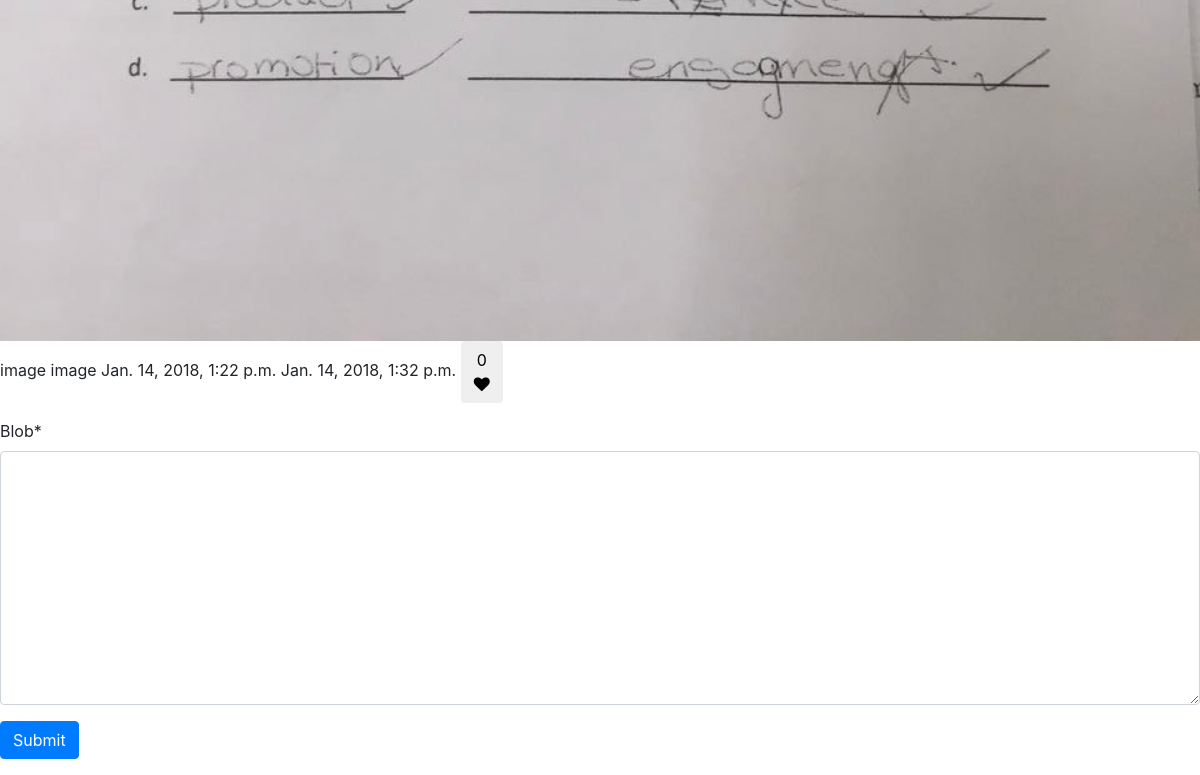
The page /home/detail/6/ (lower part) on the database as committed earlier.
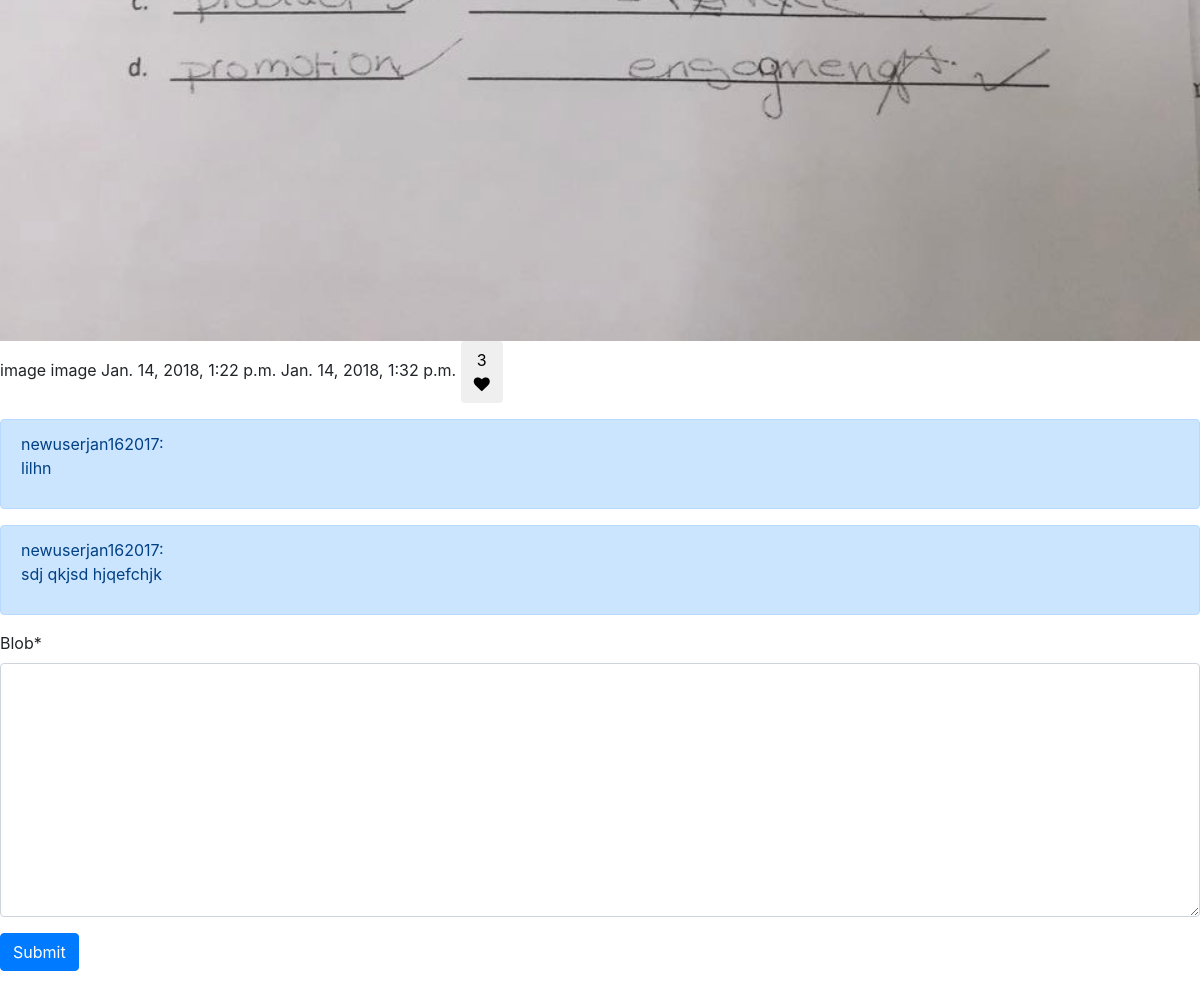
The same page on the database as committed later.
### post/models.py (models this page shows, shortened)
class Post(models.Model):
    author = models.ForeignKey(User, on_delete=models.CASCADE, default=1)
    title = models.CharField(max_length=255)
    photo = models.ImageField(null=True, blank=True)
    content = models.TextField()
    updated = models.DateTimeField(auto_now=True, auto_now_add=False)
    created = models.DateTimeField(auto_now=False, auto_now_add=True)

class Comment(models.Model):
    timestamp = models.DateTimeField(auto_now_add=True)
    user = models.ForeignKey(User, on_delete=models.CASCADE)
    post = models.ForeignKey(Post, on_delete=models.CASCADE)
    blob = models.TextField()

### post/views.py (the view, shortened to what this page needs)
# urls.py: path('detail/<int:post_id>/', views.post_detail, name = 'detail'),
def post_detail(request, post_id):
	post_object = Post.objects.get(id= post_id)
	form= CommentForm()
	liked=False
	if request.user.is_authenticated:
		if Like.objects.filter(post=post_object, user=request.user).exists():
			liked=True
	article_like_count = Like.objects.filter(post=post_object).count()
	comments = Comment.objects.filter(post=post_object).order_by("-timestamp")
	context = {
	"title" : post_object,
	"liked" : liked,
	"count" : article_like_count,
	"comment_form": form,
	"comments" : comments
	}
	return render(request, 'detail.html', context)

### post/forms.py
class CommentForm(forms.ModelForm):
    class Meta:
        model = Comment
        fields = ['blob']

### post/templates/detail.html (shortened to what this page needs)
{% extends "base.html" %}
{% load crispy_forms_tags %}
{% block content %}
		{% if title.photo %}
                  <img class= "card-img-top" src="{{title.photo.url}}" alt="Ariticle image">
              {% endif %}
	{{title.title}}
	{{title.content}}
	{{title.created}}
	{{title.updated}}
	<button class="btn" onclick="like_button()">
		<div id="like-count"> {{count}}</div>
		<i id="like-heart" class="fa fa-heart {% if liked %}text-danger{% endif %}" aria-hidden="true"></i>
	</button>
	<p class="card-text">
		{% for comment in comments %}
			<div class="alert alert-primary">{{comment.user}}: {{comment.blob|linebreaks}}</div>
		{% endfor %}
		</p>
		<p class="card-text">
			<form action="{% url 'detail' post_id=title.id %}" method="POST">
				{{comment_form|crispy}}
				<input type="submit" class="btn btn-primary" value="Submit">
			</form>
{% endblock content %}

### post/templates/base.html (shortened to what this page needs)
<!DOCTYPE html>
<html>
<head>
	<link rel="stylesheet" href="https://maxcdn.bootstrapcdn.com/bootstrap/4.0.0-beta.3/css/bootstrap.min.css">
	<link href="https://maxcdn.bootstrapcdn.com/font-awesome/4.7.0/css/font-awesome.min.css" rel="stylesheet">
</head>
<body>
{% block content %}
{% endblock content %}
</body>
</html>

Rows that differ between the two databases and show on the page:
added Comment: user "newuserjan162017", blob "lilhn"
added Comment: user "newuserjan162017", blob "sdj qkjsd hjqefchjk"
Other text that changed with them:
{{ count }}: "0" → "3"
